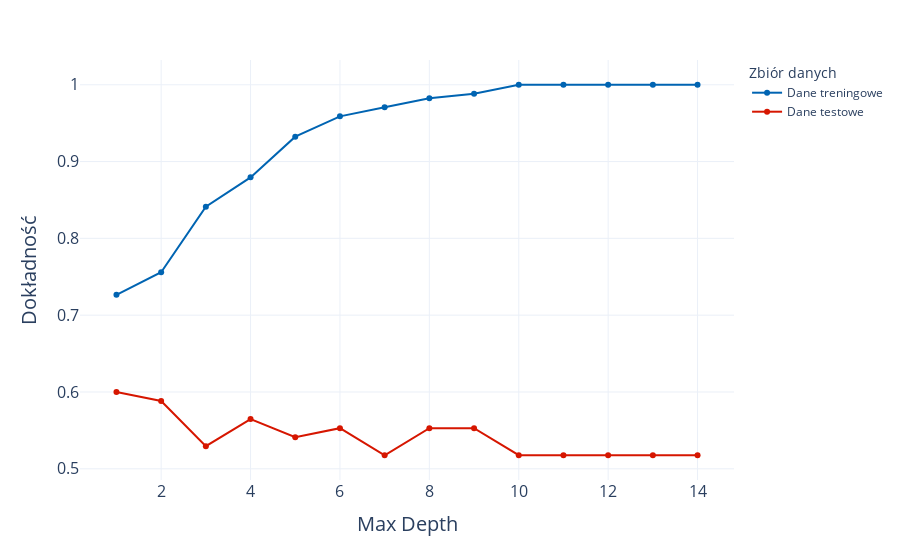

The cell this chart's notebook holds for it:
### Code cell
train_test_plot(depth, ma_train, ma_test, "Max Depth", "max_depth_tree6")

### Figure 1 — Plotly figure (JSON) as saved in the notebook; plotly's stock layout.template omitted (floating-point values rounded to 4 significant figures)
{"data": [{"hovertemplate": "Zbiór danych=Dane treningowe<br>depth=%{x}<br>value=%{y}<extra></extra>", "legendgroup": "Dane treningowe", "line": {"color": "#0064B2", "dash": "solid", "shape": "linear"}, "marker": {"symbol": "circle"}, "mode": "markers+lines", "name": "Dane treningowe", "orientation": "v", "showlegend": true, "type": "scatter", "x": [1, 2, 3, 4, 5, 6, 7, 8, 9, 10, 11, 12, 13, 14], "xaxis": "x", "y": [0.7265, 0.7559, 0.8411, 0.8794, 0.9324, 0.9588, 0.9706, 0.9824, 0.9882, 1, 1, 1, 1, 1], "yaxis": "y"}, {"hovertemplate": "Zbiór danych=Dane testowe<br>depth=%{x}<br>value=%{y}<extra></extra>", "legendgroup": "Dane testowe", "line": {"color": "#D61600", "dash": "solid", "shape": "linear"}, "marker": {"symbol": "circle"}, "mode": "markers+lines", "name": "Dane testowe", "orientation": "v", "showlegend": true, "type": "scatter", "x": [1, 2, 3, 4, 5, 6, 7, 8, 9, 10, 11, 12, 13, 14], "xaxis": "x", "y": [0.6, 0.5882, 0.5294, 0.5647, 0.5412, 0.5529, 0.5176, 0.5529, 0.5529, 0.5177, 0.5177, 0.5177, 0.5177, 0.5177], "yaxis": "y"}], "layout": {"legend": {"title": {"text": "Zbiór danych"}, "tracegroupgap": 0}, "margin": {"t": 60}, "showlegend": true, "xaxis": {"anchor": "y", "domain": [0, 1], "tickfont": {"size": 16}, "title": {"font": {"size": 20}, "text": "Max Depth"}}, "yaxis": {"anchor": "x", "domain": [0, 1], "tickfont": {"size": 16}, "title": {"font": {"size": 20}, "text": "Dokładność"}}}}
